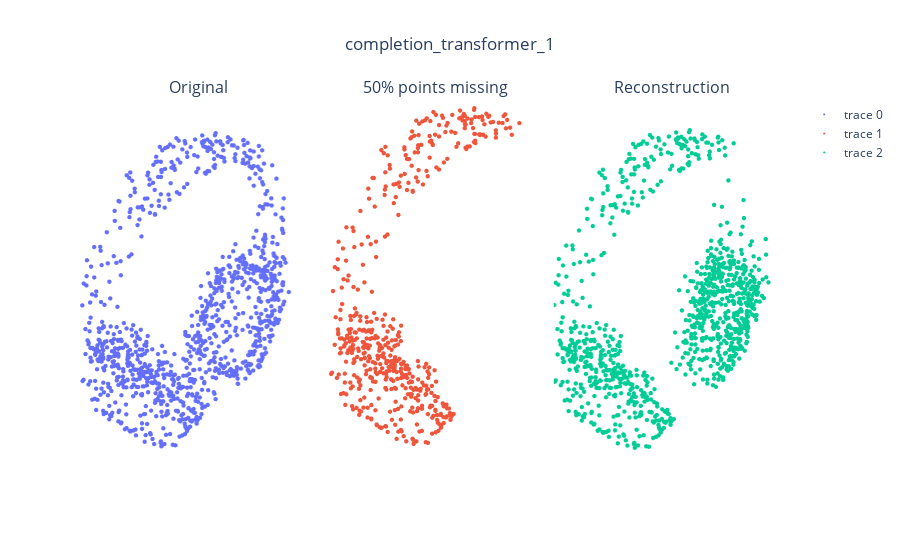

Source (notebook cell):
### Code cell
# get name of top two models
# top_two_models = results_df.iloc[results_df["avg_chamf_dist"].sort_values().index]["model"][:2].tolist()
from visualize import visualize_point_cloud_comparison
from dataset import transform
from dataset.shapenetcore import ShapeNetCore
import torch

from pathlib import Path
from torch.utils.data import DataLoader
from models.completion import CompletionTransformer
from models.denoiser import DenoiserTransformer
from models.conv import DenoiserConv
import time
import torch
import torch.nn as nn

device = torch.device("cuda") if torch.cuda.is_available() else torch.device("cpu")
# saved model paths
model_paths = list(Path("checkpoints").glob("completion_transformer_*.pth"))
# print saved model paths
print("Models saved to:")
for model_path in model_paths:
    print(model_path)
    
    
for checkpoint_name in model_paths:

    # skip poor performing models
    # if Path(checkpoint_name).stem not in top_two_models:
    #     continue

    # load checkpoint
    state_dict = torch.load(
        f=checkpoint_name, map_location=device
    )

    # create data transform
    input_transform = transform.RandomTransform(
        removal_amount=state_dict["removal_amount"],
        noise_amount=state_dict["noise_amount"],
        noise_type=state_dict["noise_type"],
        task="completion",
    )

    # load test data
    test_data = ShapeNetCore(
        root="./Shapenetcore_benchmark",
        split="test",
        max_points=state_dict["max_points"],
        input_transform=input_transform
    )
    test_loader = DataLoader(
        dataset=test_data,
        batch_size=1,
        shuffle=True,
        num_workers=1,
        pin_memory=True
    )

    # # instantiate model
    # model = DenoiserTransformer(
    #     num_layers=state_dict["num_layers"],
    #     num_heads=state_dict["num_heads"],
    #     d_model=state_dict["d_model"],
    #     # num_queries=int(state_dict["max_points"] * state_dict["removal_amount"])
    #     # use_pos_embeddings=state_dict["use_pos_embeddings"]
    # ).to(device).eval()
    
    model = CompletionTransformer(
        num_layers=state_dict["num_layers"],
        num_heads=state_dict["num_heads"],
        d_model=state_dict["d_model"],
        num_queries=int(state_dict["max_points"] * state_dict["removal_amount"])
        # use_pos_embeddings=state_dict["use_pos_embeddings"]
    ).to(device).eval()

    # necessary if distributed training was used
    if all(key.startswith("module.") for key in state_dict["model"].keys()):
        model = nn.DataParallel(model)

    # load weights
    model.load_state_dict(state_dict["model"])

    # visualize
    visualize_point_cloud_comparison(
        dataset=test_data,
        class_label="Earphone",
        model=model,
        title=Path(checkpoint_name).stem
    )
    time.sleep(0.2)

### Figure 1 — Plotly figure (JSON) as saved in the notebook; plotly's stock layout.template omitted (floating-point values rounded to 4 significant figures; data arrays with more than 128 entries replaced by an {"elided": "..."} marker saying what was removed)
{"data": [{"marker": {"size": 1.5}, "mode": "markers", "scene": "scene", "type": "scatter3d", "x": {"elided": "1024 float values"}, "y": {"elided": "1024 float values"}, "z": {"elided": "1024 float values"}}, {"marker": {"size": 1.5}, "mode": "markers", "scene": "scene2", "type": "scatter3d", "x": {"elided": "512 float values"}, "y": {"elided": "512 float values"}, "z": {"elided": "512 float values"}}, {"marker": {"size": 1.5}, "mode": "markers", "scene": "scene3", "type": "scatter3d", "x": {"elided": "1024 float values"}, "y": {"elided": "1024 float values"}, "z": {"elided": "1024 float values"}}], "layout": {"annotations": [{"font": {"size": 16}, "showarrow": false, "text": "Original", "x": 0.1663, "xanchor": "center", "xref": "paper", "y": 1, "yanchor": "bottom", "yref": "paper"}, {"font": {"size": 16}, "showarrow": false, "text": "50% points missing", "x": 0.5, "xanchor": "center", "xref": "paper", "y": 1, "yanchor": "bottom", "yref": "paper"}, {"font": {"size": 16}, "showarrow": false, "text": "Reconstruction", "x": 0.8337, "xanchor": "center", "xref": "paper", "y": 1, "yanchor": "bottom", "yref": "paper"}], "autosize": true, "scene": {"domain": {"x": [0, 0.3327], "y": [0, 1]}, "xaxis": {"visible": false}, "yaxis": {"visible": false}, "zaxis": {"visible": false}}, "scene2": {"domain": {"x": [0.3337, 0.6663], "y": [0, 1]}, "xaxis": {"visible": false}, "yaxis": {"visible": false}, "zaxis": {"visible": false}}, "scene3": {"domain": {"x": [0.6673, 1], "y": [0, 1]}, "xaxis": {"visible": false}, "yaxis": {"visible": false}, "zaxis": {"visible": false}}, "title": {"text": "completion_transformer_1", "x": 0.5}}}
